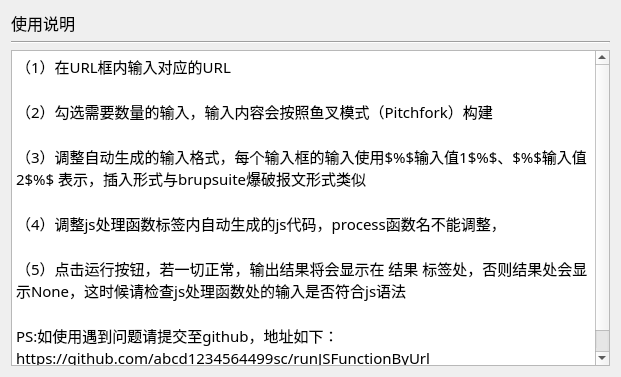
<?xml version="1.0" encoding="UTF-8"?>
<ui version="4.0">
 <class>HelpForm</class>
 <widget class="QDialog" name="HelpForm">
  <property name="geometry">
   <rect>
    <x>0</x>
    <y>0</y>
    <width>621</width>
    <height>377</height>
   </rect>
  </property>
  <property name="windowTitle">
   <string>Dialog</string>
  </property>
  <layout class="QVBoxLayout" name="verticalLayout">
   <item>
    <widget class="QLabel" name="label">
     <property name="font">
      <font>
       <family>方正黑体简体</family>
       <pointsize>12</pointsize>
      </font>
     </property>
     <property name="text">
      <string>使用说明</string>
     </property>
    </widget>
   </item>
   <item>
    <widget class="Line" name="line">
     <property name="orientation">
      <enum>Qt::Horizontal</enum>
     </property>
    </widget>
   </item>
   <item>
    <widget class="QPlainTextEdit" name="plainTextEdit">
     <property name="enabled">
      <bool>true</bool>
     </property>
     <property name="font">
      <font>
       <family>方正黑体简体</family>
       <pointsize>11</pointsize>
      </font>
     </property>
     <property name="readOnly">
      <bool>true</bool>
     </property>
     <property name="plainText">
      <string>（1）在URL框内输入对应的URL    

（2）勾选需要数量的输入，输入内容会按照鱼叉模式（Pitchfork）构建     

（3）调整自动生成的输入格式，每个输入框的输入使用$%$输入值1$%$、$%$输入值2$%$ 表示，插入形式与brupsuite爆破报文形式类似  

（4）调整js处理函数标签内自动生成的js代码，process函数名不能调整，    

（5）点击运行按钮，若一切正常，输出结果将会显示在 结果 标签处，否则结果处会显示None，这时候请检查js处理函数处的输入是否符合js语法    

PS:如使用遇到问题请提交至github，地址如下：
https://github.com/abcd1234564499sc/runJSFunctionByUrl</string>
     </property>
    </widget>
   </item>
  </layout>
 </widget>
 <resources/>
 <connections/>
</ui>
